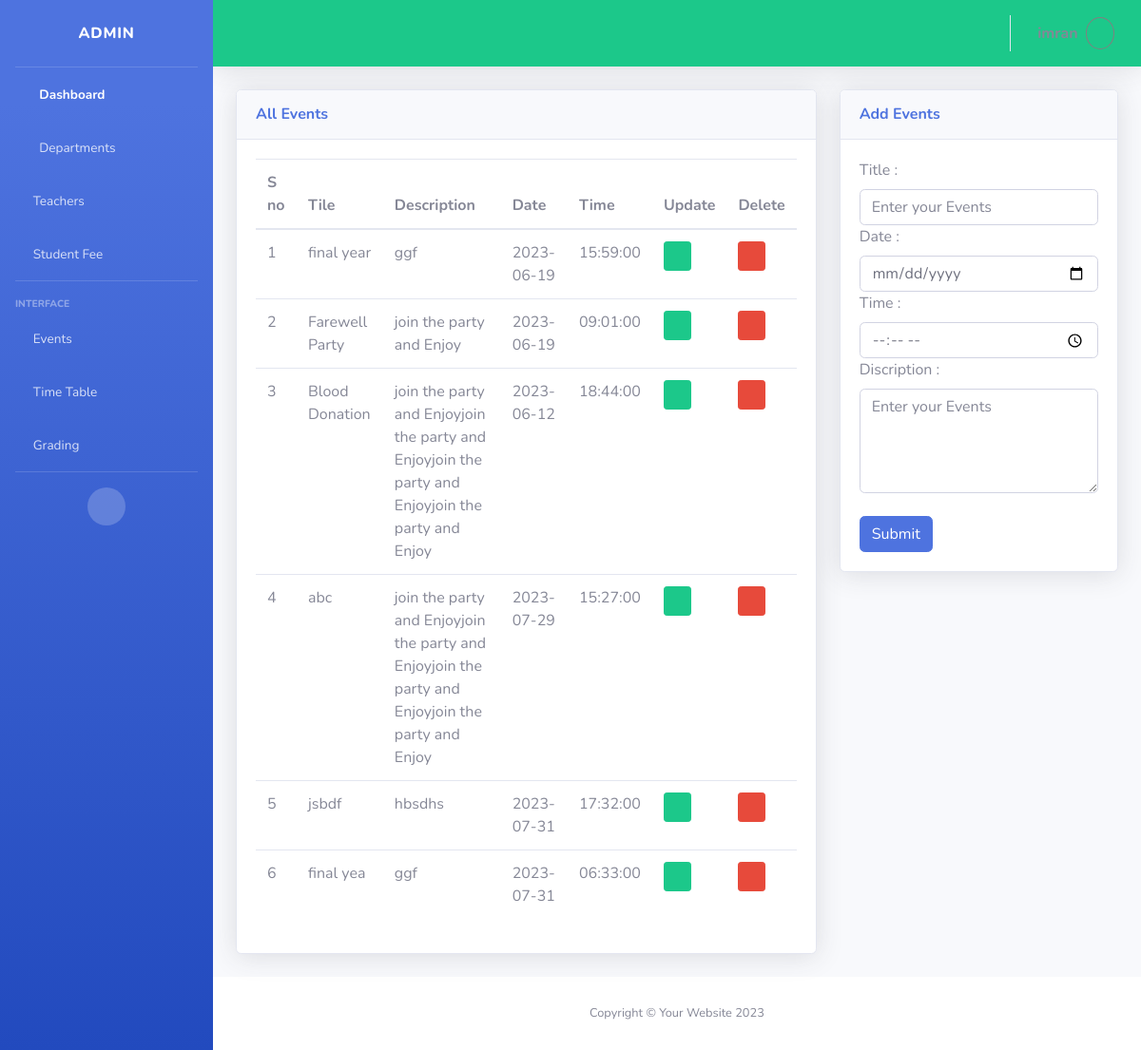
Screenshot of /admin/events.php (signed in) with the database file from the repository.
### tables this page shows
CREATE TABLE `event_tbl` (
  `event_id` int(11) NOT NULL AUTO_INCREMENT,
  `title` varchar(255) DEFAULT NULL,
  `description` text DEFAULT NULL,
  `date` date DEFAULT NULL,
  `time` time DEFAULT NULL,
  `dept_id` int(11) DEFAULT NULL,
  PRIMARY KEY (`event_id`),
  KEY `dept_id` (`dept_id`),
  CONSTRAINT `event_tbl_ibfk_1` FOREIGN KEY (`dept_id`) REFERENCES `dept_tbl` (`dept_id`) ON DELETE CASCADE ON UPDATE CASCADE
);

### admin/events.php (the view, shortened to what this page needs)
<?php
include('includes/header.php');
include('includes/navbar.php');
include('includes/top_bar.php');
?>
<div class="container-fluid">
    <div class="row">
        <div class="col-xl-8">
            <div class="card shadow mb-4" >
                <div class="card-header py-3" >
                    <h6 class="m-0 font-weight-bold text-primary">All Events</h6>
                </div>
                <div class="card-body">
                    <div class="table-responsive">
                        <table class="table " id="dataTable" width="100%" cellspacing="0">
                            <thead>
                                <tr>
                                    <th>S no</th>
                                    <th>Tile</th>
                                    <th>Description</th>
                                    <th>Date</th>
                                    <th>Time</th>
                                    <th>Update</th>
                                    <th>Delete</th>
                                </tr>
                            </thead>
                            <tbody>
                                <?php
                                $sno = 1;
                                $dept_id = $_SESSION['campus_id'];
                                $select_query = "SELECT * FROM event_tbl where dept_id='$dept_id'";
                                $execte = mysqli_query($conn, $select_query);
                                while ($data = mysqli_fetch_array($execte)) {
                                ?>
                                <tr>
                                    <td><?php echo $sno++ ?></td>
                                    <td><?php echo $data[1] ?></td>
                                    <td><?php echo $data[2] ?></td>
                                    <td><?php echo $data[3] ?></td>
                                    <td><?php echo $data[4] ?></td>
                                    <td>
                                        <a href="events.php?updat_id=<?php echo $data[0] ?>"
                                            class="btn btn-success btn-sm"><i class="fa fa-edit"></i></a>
                                    </td>
                                    <td>
                                        <a href="events.php?del_id=<?php echo $data[0] ?>"
                                            onclick="return confirm('Are you sure To delete This Events!')"
                                            class="btn btn-danger btn-sm"><i class="fa fa-trash"></i></a>
                                    </td>
                                </tr>
                                <?php
                                }
                                ?>
                            </tbody>
                        </table>
                    </div>
                </div>
            </div>
        </div>
        <div class="col-xl-4">
            <?php
            if (isset($_GET['updat_id'])) :
                $updat_id = $_GET['updat_id'];
                $update_select = "SELECT * from event_tbl where event_id='$updat_id'";
                $execte_select =  mysqli_query($conn, $update_select);
                while ($update_data = mysqli_fetch_array($execte_select)) :
            ?>
            <div class="card shadow mb-4" >
                <div class="card-header py-3" >
                    <h6 class="m-0 font-weight-bold text-primary">Update Events</h6>
                </div>
                <div class="card-body">
                    <div class="">
                        <form method="post" action="events.php">
                            <label for="name">Title :</label>
                            <input id="name" type="hidden" name="update_id" value="<?php echo $update_data['0'] ?>" />
                            <input id="name" name="Title" value="<?php echo $update_data['1'] ?>" autocomplete="off"
                                class="form-control" required placeholder="Enter your Events" />
                            <label for="date">Date :</label>
                            <input type="date" id="date" value="<?php echo $update_data['3'] ?>" name="Date"
                                autocomplete="off" class="form-control" required placeholder="Enter your Events" />
                            <label for="time">Time :</label>
                            <input type="time" id="time" name="Time" value="<?php echo $update_data['4'] ?>"
                                autocomplete="off" class="form-control" required placeholder="Enter your Events" />
                            <label for="date">Discription :</label>
                            <textarea name="discription" class="form-control" required placeholder="Enter your Events"
                                id="" cols="30" rows="4"><?php echo $update_data['2'] ?></textarea>
                            <button class="btn btn-primary mt-4" name="update_event">
                                update
                            </button>
                        </form>
                        <?php endwhile; ?>
                    </div>
                </div>
            </div>
            <?php else : ?>
            <div class="card shadow mb-4" >
                <div class="card-header py-3" >
                    <h6 class="m-0 font-weight-bold text-primary">Add Events</h6>
                </div>
                <div class="card-body">
                    <div class="">
                        <form method="post" action="events.php">
                            <label for="name">Title :</label>
                            <input id="name" name="Title" autocomplete="off" class="form-control" required
                                placeholder="Enter your Events" />
                            <label for="date">Date :</label>
                            <input type="date" id="date" name="Date" autocomplete="off" class="form-control" required
                                placeholder="Enter your Events" />
                            <label for="time">Time :</label>
                            <input type="time" id="time" name="Time" autocomplete="off" class="form-control" required
                                placeholder="Enter your Events" />
                            <label for="date">Discription :</label>
                            <textarea name="discription" class="form-control" required placeholder="Enter your Events"
                                id="" cols="30" rows="4"></textarea>
                            <button class="btn btn-primary mt-4" name="event_btn">
                                Submit
                            </button>
                        </form>
                    </div>
                </div>
            </div>
        </div>
    </div>
    <?php endif; ?>
</div>
<?php
include('includes/footer.php');
?>

### rows the page displays
event_tbl: title "final year", description "ggf", date "2023-06-19", time "15:59:00"
event_tbl: title "Farewell Party", description "join the party and Enjoy", date "2023-06-19", time "09:01:00"
event_tbl: title "Blood Donation", description "join the party and Enjoyjoin the party and Enjoyjoin the party and Enjoyjoin the party and Enjoy", date "2023-06-12", time "18:44:00"
event_tbl: title "abc", description "join the party and Enjoyjoin the party and Enjoyjoin the party and Enjoyjoin the party and Enjoy", date "2023-07-29", time "15:27:00"
event_tbl: title "jsbdf", description "hbsdhs", date "2023-07-31", time "17:32:00"
event_tbl: title "final yea", description "ggf", date "2023-07-31", time "06:33:00"
